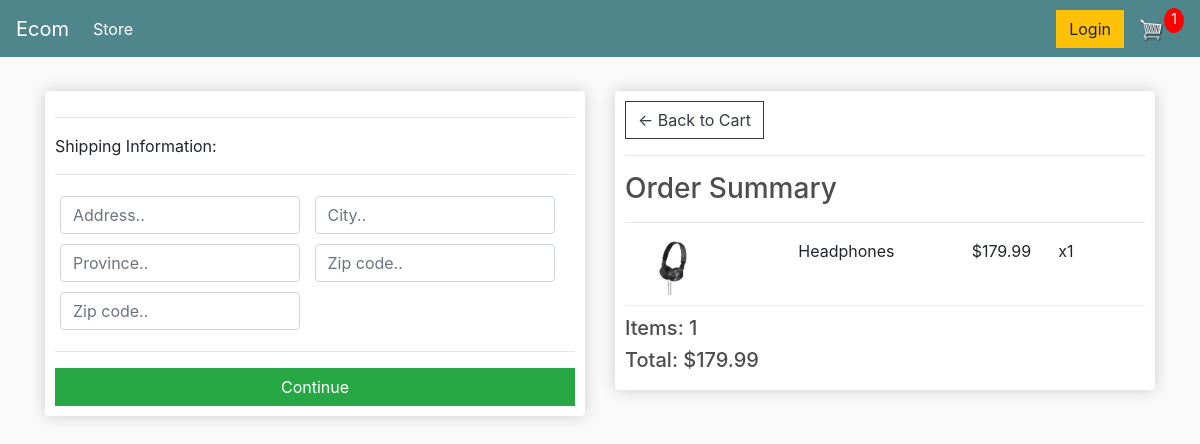
Screenshot of /checkout/ (signed in) with the database file from the repository.
### store/models.py (models this page shows, shortened)
class Order(models.Model):
    customer = models.ForeignKey(Customer, on_delete=models.SET_NULL, blank=True,
                                 null=True)
    date_ordered = models.DateTimeField(auto_now_add=True)
    complete = models.BooleanField(default=False, null=True, blank=False)
    transaction_id = models.CharField(max_length=200, null=True)
    @property
    def shipping(self):
        shipping = False
        orderitems = self.orderitem_set.all()
        for i in orderitems:
            if i.product.digital == False:
                shipping = True
        return shipping
    @property
    def get_cart_total(self):
        orderitems = self.orderitem_set.all()
        total = sum([item.get_total for item in orderitems])
        return total
    def get_cart_items(self):
        orderitems = self.orderitem_set.all()
        total = sum([item.quantity for item in orderitems])
        return total

class OrderItem(models.Model):
    product = models.ForeignKey(Product, on_delete=models.SET_NULL, blank=True,
                                 null=True)
    order = models.ForeignKey(Order, on_delete=models.SET_NULL, blank=True,
                                 null=True)
    quantity = models.IntegerField(default=0, null=True, blank=True)
    date_added = models.DateTimeField(auto_now_add=True)
    @property
    def get_total(self):
        total = self.product.price * self.quantity
        return total

class Product(models.Model):
    name = models.CharField(max_length=200, null=True)
    price = models.DecimalField(max_digits=7, decimal_places=2)
    digital = models.BooleanField(default=False, null=True, blank=False)
    image = models.ImageField(null=True, blank=True)
    @property
    def imageURL(self):
        try:
            url = self.image.url
        except:
            url = ''
        return url

### store/views.py (the view)
# urls.py: path('checkout/', views.checkout, name="checkout"),
def checkout(request):
	data = cartData(request)
	cartItems = data['cartItems']
	order = data['order']
	items = data['items']
	context = {'items':items, 'order':order, 'cartItems':cartItems}
	return render(request, 'store/checkout.html', context)

### store/utils.py (called while the page is built)
def cartData(request):
	if request.user.is_authenticated:
		customer = request.user.customer
		order, created = Order.objects.get_or_create(customer=customer, complete=False)
		items = order.orderitem_set.all()
		cartItems = order.get_cart_items
	else:
		cookieData = cookieCart(request)
		cartItems = cookieData['cartItems']
		order = cookieData['order']
		items = cookieData['items']
	return {'cartItems':cartItems ,'order':order, 'items':items}

### store/templates/store/checkout.html (shortened to what this page needs)
{% extends 'store/main.html' %}
{% load static %}
{% block content %}
     <div class="row">
		<div class="col-lg-6">
			<div class="box-element" id="form-wrapper">
				<form id="form">
					<div id="shipping-info">
						<hr>
						<p>Shipping Information:</p>
						<hr>
						<div class="form-field">
							<input class="form-control" type="text" name="address" placeholder="Address..">
						</div>
						<div class="form-field">
							<input class="form-control" type="text" name="city" placeholder="City..">
						</div>
						<div class="form-field">
							<input class="form-control" type="text" name="province" placeholder="Province..">
						</div>
						<div class="form-field">
							<input class="form-control" type="text" name="zipcode" placeholder="Zip code..">
						</div>
						<div class="form-field">
							<input class="form-control" type="text" name="country" placeholder="Zip code..">
						</div>
					</div>
					<hr>
					<input id="form-button" class="btn btn-success btn-block" type="submit" value="Continue">
				</form>
			</div>
			<br>
		</div>
		<div class="col-lg-6">
			<div class="box-element">
				<a  class="btn btn-outline-dark" href="{% url 'cart' %}">&#x2190; Back to Cart</a>
				<hr>
				<h3>Order Summary</h3>
				<hr>
				{% for item in items %}
				<div class="cart-row">
					<div style="flex:2"><img class="row-image" src="{{item.product.imageURL}}"></div>
					<div style="flex:2"><p>{{item.product.name}}</p></div>
					<div style="flex:1"><p>${{item.product.price|floatformat:2}}</p></div>
					<div style="flex:1"><p>x{{item.quantity}}</p></div>
				</div>
				{% endfor %}
				<h5>Items:   {{order.get_cart_items}}</h5>
				<h5>Total:   ${{order.get_cart_total|floatformat:2}}</h5>
			</div>
		</div>
	</div>
{% endblock content %}

### store/templates/store/main.html (shortened to what this page needs)
<!DOCTYPE html>
{% load static %}
<html>
<head>
	<link rel="stylesheet" href="https://stackpath.bootstrapcdn.com/bootstrap/4.4.1/css/bootstrap.min.css">
	<link rel="stylesheet" type="text/css" href="{% static 'css/main.css' %}">
</head>
<body>
	<nav class="navbar navbar-expand-lg navbar-dark bg-dark">
	  <a class="navbar-brand" href="{% url 'store' %}">Ecom</a>
	  <div class="collapse navbar-collapse" id="navbarSupportedContent">
	    <ul class="navbar-nav mr-auto">
	      <li class="nav-item active">
	        <a class="nav-link" href="{% url 'store' %}">Store <span class="sr-only">(current)</span></a>
	      </li>
	    </ul>
	    <div class="form-inline my-2 my-lg-0">
	     	<a href="#"class="btn btn-warning">Login</a>
	     	<a href="{% url 'cart' %}">
	    		<img  id="cart-icon" src="{% static 'images/cart.png' %}">
	    	</a>
	    	<p id="cart-total">{{cartItems}}</p>
	    </div>
	  </div>
	</nav>
     <div class="container">
            <br>
            {% block content %}
            {% endblock content %}
         </div>
</body>
</html>

### static/css/main.css (style rules this page uses)
body { background-color: hsl(0, 0%, 98%); }
h1,h2,h3,h4,h5,h6 { color:hsl(0, 0%, 30%); }
.box-element { box-shadow:hsl(0, 0%, 80%) 0 0 16px; background-color: #fff; border-radius: 4px; padding: 10px; }
.bg-dark { background-color: #4f868c!important; }
#cart-icon { width:25px; display: inline-block; margin-left: 15px; }
#cart-total { display: block; text-align: center; color:#fff; background-color: red; width: 20px; height: 25px; border-radius: 50%; font-size: 14px; }
.col-lg-4, .col-lg-6, .col-lg-8, .col-lg-12 { margin-top: 10px; }
.btn { border-radius: 0; }
.row-image { width: 100px; }
.form-field { width:250px; display: inline-block; padding: 5px; }
.cart-row { display: flex; align-items: flex-stretch; padding-bottom: 10px; margin-bottom: 10px; border-bottom: 1px solid #ececec; }

### rows the page displays
Order: id.quantity "1", get_cart_items "1", get_cart_total "179.99"
OrderItem: product.imageURL (picture), product.name "Headphones", product.price "179.99", quantity "1"
